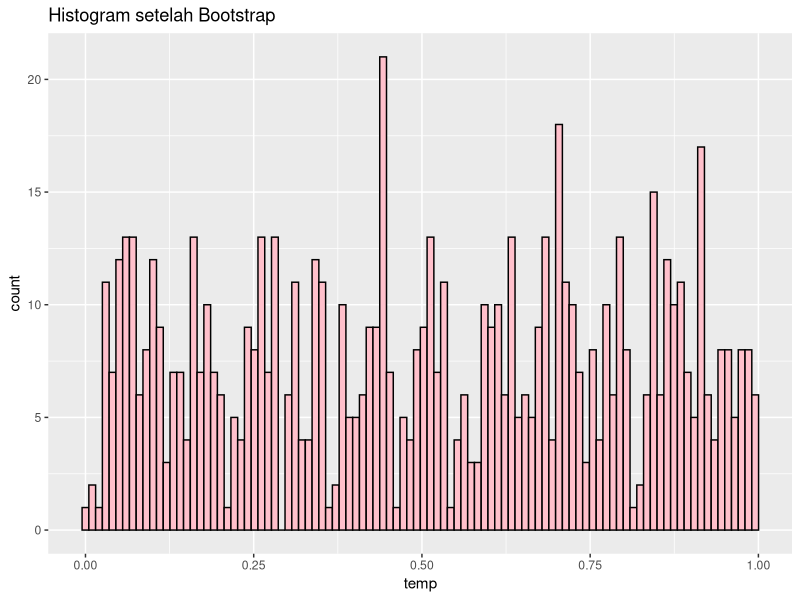
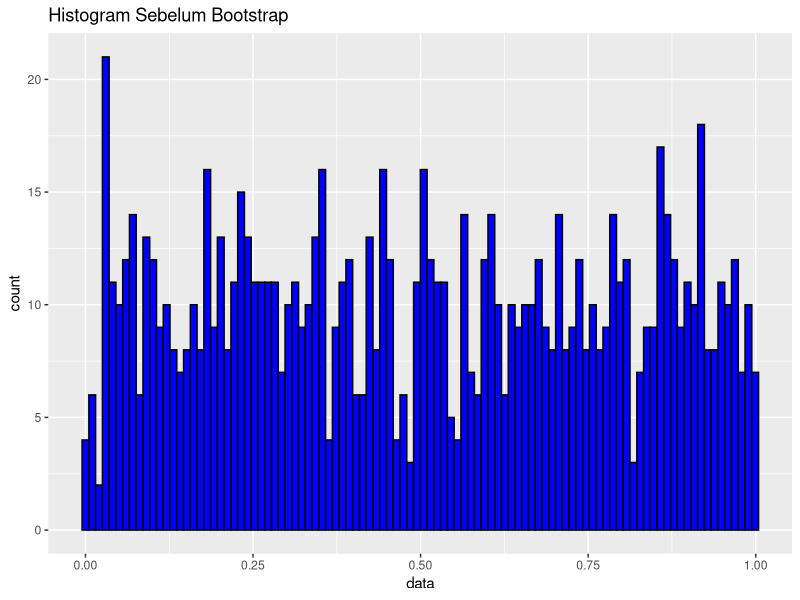

The R script that drew these images, in order:
data=runif(1000,0,1)
bootstrap=function(data,n,t,n2,alpha)
{
  library(ggplot2)
  alpha=0.05
  data2=data.frame(data)
  n1=n2*n
  mean=matrix(nrow=500,ncol=1)
  varians=matrix(nrow=500,ncol=1)
  stdev=matrix(nrow=500,ncol=1)
  ba=matrix(nrow=500,ncol=1)
  bb=matrix(nrow=500,ncol=1)
  bbvar=matrix(nrow=500,ncol=1)
  bavar=matrix(nrow=500,ncol=1)
  z.alpha=qnorm(1-(alpha/2))
  for( i in 1:t){
    a=sample(x=1:n,size=n1,replace=TRUE)
    temp=data2[a,]
    mean[i]=mean(temp)
    varians[i]=var(temp)
    stdev[i]=sd(temp)
    bb[i]=mean[i]-(z.alpha*stdev[i]/(sqrt(n1)))
    ba[i]=mean[i]+(z.alpha*stdev[i]/(sqrt(n1)))
    bbvar[i]=(stdev[i]^2)/(1-(z.alpha*(sqrt(2/(n1-1)))))
    bavar[i]=(stdev[i]^2)/(1+(z.alpha*(sqrt(2/(n1-1)))))
  }
  b=data.frame(data)
  c=data.frame(temp)
  variansbaru=mean(varians)
  meanbaru=mean(mean)
  bbbaru=mean(bb)
  babaru=mean(ba)
  bbvarbaru=mean(bbvar)
  bavarbaru=mean(bavar)
  stdev1=mean(stdev)
  meanasli=mean(data)
  variansasli=var(data)
  stdevasli=sd(data)
  bbasli=meanasli-(z.alpha*sd(data)/(sqrt(n)))
  baasli=meanasli+(z.alpha*sd(data)/(sqrt(n)))
  bbvarasli=(stdevasli^2)/(1-(z.alpha*(sqrt(2/(n1-1)))))
  bavarasli=(stdevasli^2)/(1+(z.alpha*(sqrt(2/(n1-1)))))
  par(mfcol=c(2,2))
  g<-ggplot(c,aes(temp))+geom_histogram(col="black", fill="pink",bins=100)+labs(title="Histogram setelah Bootstrap")
  h<-ggplot(b,aes(data))+geom_histogram(col="black", fill="blue",bins=100)+labs(title="Histogram Sebelum Bootstrap")
  list(mean=meanbaru, varians=variansbaru,stdevbaru=stdev1, Batasatasmean=babaru, batasbawahmean=bbbaru,batasatasvarians=bavarbaru,batasbawahvarians=bbvarbaru,meandata=meanasli, 
       vardata=variansasli, stdevasli=stdevasli, bbmeanasli=bbasli,bameanasli=baasli,batasatasvarasli=bavarasli,batasbawahvarasli=bbvarasli,histogram1=g,histogram2=h)
}
bootstrap(data,1000,500,0.75,0.05)